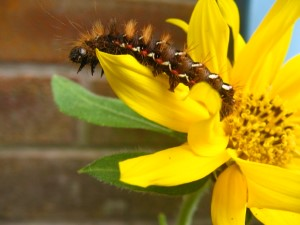
#> input picture pests/毛虫/catterpillar (15).jpg, 300 x 225 px; its folder holds 3 pictures in this run
$ python preprocess.py
#> lines starting #> are read from the running program, lines starting #| are printed output that depends on the picture; after the words box and inside, x2 and y2 are one past the last pixel; in counts of white or black regions, pixels touching at a corner belong together
"""将分类目录数据转换为 YOLO 检测数据结构，并自动生成标识框图片与标签。"""

from pathlib import Path
import random
import cv2

SRC_DIR = Path("pests")
OUT_DIR = Path("datasets/pest_det")
SPLIT = 0.9
SEED = 42


def ensure_dirs(base: Path):
    for split in ["train", "val"]:
        (base / "images" / split).mkdir(parents=True, exist_ok=True)
        (base / "labels" / split).mkdir(parents=True, exist_ok=True)


def estimate_bbox(img):
    h, w = img.shape[:2]
    gray = cv2.cvtColor(img, cv2.COLOR_BGR2GRAY)
    blur = cv2.GaussianBlur(gray, (5, 5), 0)
    _, th = cv2.threshold(blur, 0, 255, cv2.THRESH_BINARY_INV + cv2.THRESH_OTSU)
    cnts, _ = cv2.findContours(th, cv2.RETR_EXTERNAL, cv2.CHAIN_APPROX_SIMPLE)
    if not cnts:
        return 0, 0, w - 1, h - 1
    c = max(cnts, key=cv2.contourArea)
    x, y, bw, bh = cv2.boundingRect(c)
    return x, y, x + bw, y + bh


def to_yolo(x1, y1, x2, y2, w, h):
    cx = ((x1 + x2) / 2) / w
    cy = ((y1 + y2) / 2) / h
    bw = (x2 - x1) / w
    bh = (y2 - y1) / h
    return cx, cy, bw, bh


def main():
    random.seed(SEED)
    ensure_dirs(OUT_DIR)

    classes = sorted([p.name for p in SRC_DIR.iterdir() if p.is_dir()])
    class_to_id = {c: i for i, c in enumerate(classes)}

    yaml_text = (
        f"path: {OUT_DIR.resolve()}\n"
        "train: images/train\n"
        "val: images/val\n"
        f"names: {classes}\n"
    )
    (OUT_DIR / "pests.yaml").write_text(yaml_text, encoding="utf-8")

    for cls in classes:
        images = list((SRC_DIR / cls).glob("*.jpg")) + list((SRC_DIR / cls).glob("*.png"))
        random.shuffle(images)
        split_idx = int(len(images) * SPLIT)
        train_imgs, val_imgs = images[:split_idx], images[split_idx:]

        for split_name, split_imgs in [("train", train_imgs), ("val", val_imgs)]:
            for i, img_path in enumerate(split_imgs):
                img = cv2.imread(str(img_path))
#> img is the input picture: shape (225, 300, 3); mean B, G, R 28.3, 130.5, 158
                if img is None:
                    continue
                h, w = img.shape[:2]
#> h = 225; w = 300
                x1, y1, x2, y2 = estimate_bbox(img)
#> in estimate_bbox, `gray = cv2.cvtColor(img, cv2.COLOR_BGR2GRAY)`:
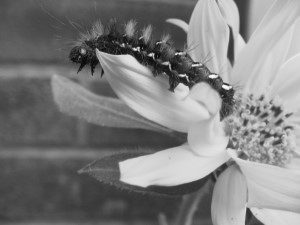
#> gray: shape (225, 300); min 6, max 251, mean 127.1
#> in estimate_bbox, `_, th = cv2.threshold(blur, 0, 255, cv2.THRESH_BINARY_INV + cv2.THRESH..`:
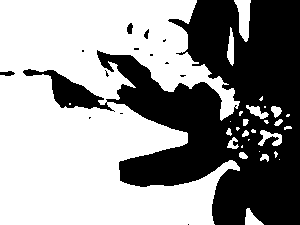
#> th: shape (225, 300); 58.4% white; 14 black regions (10 under 20 px)
#> in estimate_bbox, `cnts, _ = cv2.findContours(th, cv2.RETR_EXTERNAL, cv2.CHAIN_APPROX_SIM..`: cnts = 28 contours, 14 with area under 20; largest, box (x1, y1, x2, y2) and area: (0, 0, 240, 225) 38420, (234, 0, 251, 42) 390, (258, 130, 282, 146) 152, (245, 208, 264, 225) 146, (227, 27, 234, 66) 145
#> in estimate_bbox, `c = max(cnts, key=cv2.contourArea)`: c = contour of 480 points, box (x1, y1, x2, y2) (0, 0, 240, 225), area 38420
#> in estimate_bbox, `x, y, bw, bh = cv2.boundingRect(c)`: x = 0; bw = 240; bh = 225
#> x1 = 0; y1 = 0; x2 = 240; y2 = 225
                cx, cy, bw, bh = to_yolo(x1, y1, x2, y2, w, h)
#> in to_yolo, `cx = ((x1 + x2) / 2) / w`: cx = 0.4
#> in to_yolo, `cy = ((y1 + y2) / 2) / h`: cy = 0.5
#> in to_yolo, `bw = (x2 - x1) / w`: bw = 0.8
#> in to_yolo, `bh = (y2 - y1) / h`: bh = 1
#> cx = 0.4; cy = 0.5; bw = 0.8; bh = 1
                stem = f"{cls}_{i:05d}"

                out_img = OUT_DIR / "images" / split_name / f"{stem}.jpg"
                out_lbl = OUT_DIR / "labels" / split_name / f"{stem}.txt"
                cv2.rectangle(img, (x1, y1), (x2, y2), (0, 255, 0), 2)
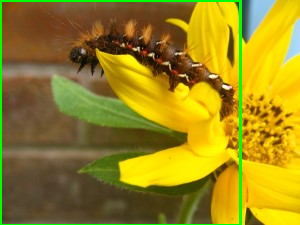
#> img: shape (225, 300, 3); 2.72% of pixels changed, all inside (x1, y1, x2, y2) = (0, 0, 242, 225)
                cv2.imwrite(str(out_img), img)
                out_lbl.write_text(
                    f"{class_to_id[cls]} {cx:.6f} {cy:.6f} {bw:.6f} {bh:.6f}\n",
                    encoding="utf-8",
                )

    print("预处理完成，输出目录:", OUT_DIR)


if __name__ == "__main__":
    main()
